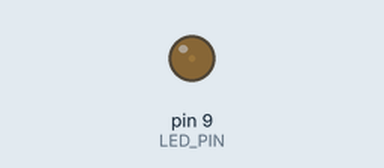
Recording of a sketch running on a simulated Arduino Uno, built with avr-gcc and run on an emulated ATmega328P. Shown: output pins drawn as LEDs (lit = HIGH).

Above: at 0.05 s.
At 0.5 s:
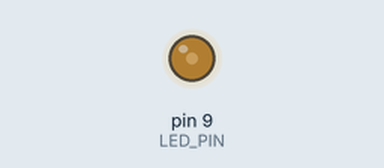
At 0.75 s:
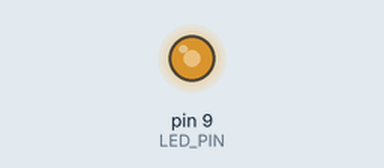
At 1.0 s:
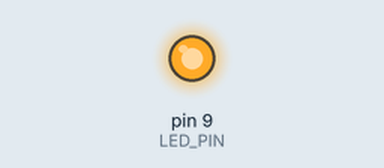
Timing chart, 0 to 3.0 s (numbered marks = the images above):
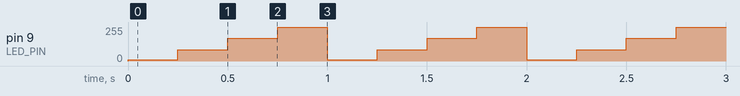

The sketch:

sketch_2.ino
```cpp
#define LED_PIN 9

void setup() {
  // put your setup code here, to run once:
  pinMode(LED_PIN, OUTPUT);

}

void loop() {
  // put your main code here, to run repeatedly:
  analogWrite(LED_PIN, 10);
  delay(250);

  analogWrite(LED_PIN, 85);
  delay(250);

  analogWrite(LED_PIN, 170);
  delay(250);

  analogWrite(LED_PIN, 255);
  delay(250);

}
```

Measured:
- by itself, pin 9 (LED_PIN): repeats every 1.0 s: 85/255 0.25 s, 170/255 0.25 s, 255/255 0.25 s, 10/255 0.25 s
